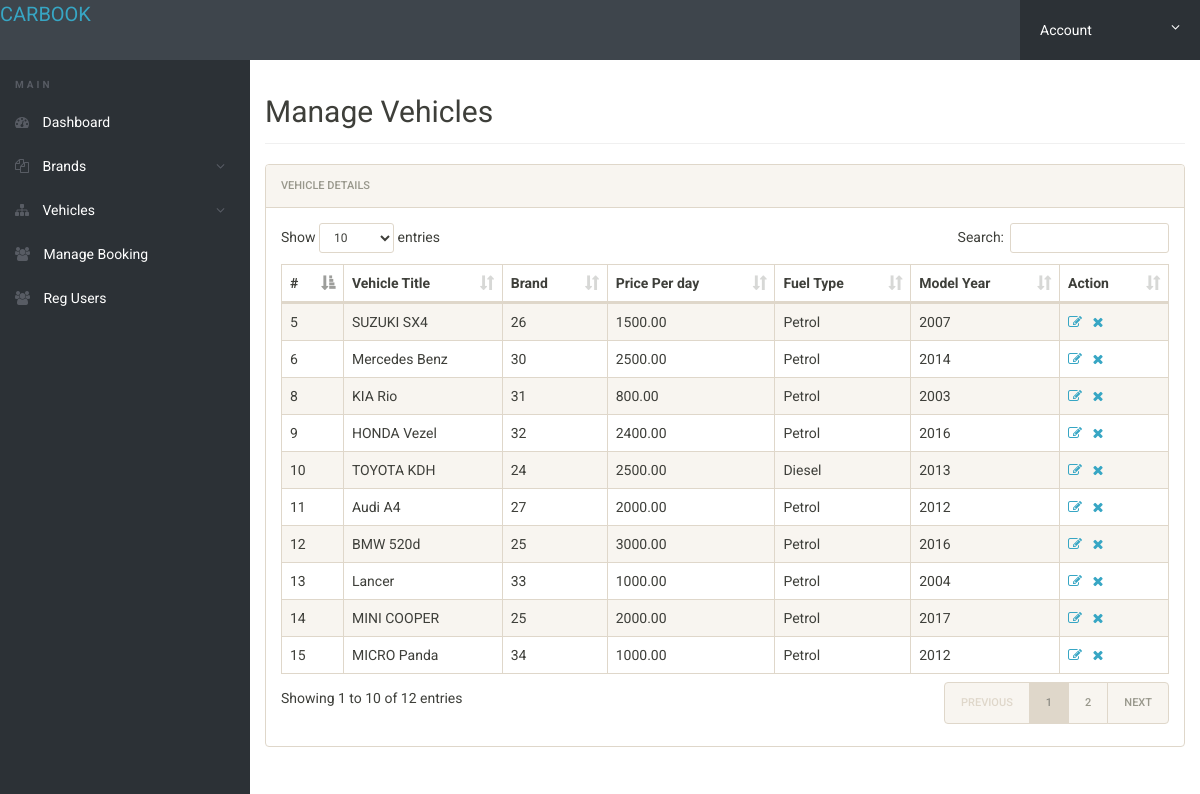
/admin/manage-vehicles.php (signed in), run on the app's committed database.
### tables this page shows
CREATE TABLE `cars` (
  `id` int(11) NOT NULL,
  `VehiclesTitle` varchar(150) DEFAULT NULL,
  `VehiclesBrand` int(11) DEFAULT NULL,
  `VehiclesOverview` longtext DEFAULT NULL,
  `PricePerDay` float(10,2) DEFAULT NULL,
  `FuelType` varchar(100) DEFAULT NULL,
  `ModelYear` int(6) DEFAULT NULL,
  `SeatingCapacity` int(11) DEFAULT NULL,
  `Vimage1` varchar(120) DEFAULT NULL,
  `Vimage2` varchar(120) DEFAULT NULL,
  `Vimage3` varchar(120) DEFAULT NULL,
  `Vimage4` varchar(120) DEFAULT NULL,
  `Vimage5` varchar(120) DEFAULT NULL,
  `AirConditioner` int(11) DEFAULT NULL,
  `PowerDoorLocks` int(11) DEFAULT NULL,
  `AntiLockBrakingSystem` int(11) DEFAULT NULL,
  `BrakeAssist` int(11) DEFAULT NULL,
  `PowerSteering` int(11) DEFAULT NULL,
  `DriverAirbag` int(11) DEFAULT NULL,
  `PassengerAirbag` int(11) DEFAULT NULL,
  `PowerWindows` int(11) DEFAULT NULL,
  `CDPlayer` int(11) DEFAULT NULL,
  `CentralLocking` int(11) DEFAULT NULL,
  `CrashSensor` int(11) DEFAULT NULL,
  `LeatherSeats` int(11) DEFAULT NULL,
  `RegDate` timestamp NOT NULL DEFAULT current_timestamp(),
  `UpdationDate` timestamp NULL DEFAULT NULL ON UPDATE current_timestamp()
);

### admin/manage-vehicles.php (the view, shortened to what this page needs)
<?php
include('includes/connection.inc.php');
 ?>
<!doctype html>
<html lang="en" class="no-js">
<head>
	<link rel="stylesheet" href="css/font-awesome.min.css">
	<link rel="stylesheet" href="css/bootstrap.min.css">
	<link rel="stylesheet" href="css/dataTables.bootstrap.min.css">
	<link rel="stylesheet" href="css/bootstrap-social.css">
	<link rel="stylesheet" href="css/bootstrap-select.css">
	<link rel="stylesheet" href="css/fileinput.min.css">
	<link rel="stylesheet" href="css/awesome-bootstrap-checkbox.css">
	<link rel="stylesheet" href="css/style.css">
</head>
<body>
	<?php include('includes/header.php');?>
	<div class="ts-main-content">
		<?php include('includes/leftbar.php');?>
		<div class="content-wrapper">
			<div class="container-fluid">
				<div class="row">
					<div class="col-md-12">
						<h2 class="page-title">Manage Vehicles</h2>
						<div class="panel panel-default">
							<div class="panel-heading">Vehicle Details</div>
							<div class="panel-body">
								<table id="zctb" class="display table table-striped table-bordered table-hover" cellspacing="0" width="100%">
									<thead>
										<tr>
										<th>#</th>
											<th>Vehicle Title</th>
											<th>Brand </th>
											<th>Price Per day</th>
											<th>Fuel Type</th>
											<th>Model Year</th>
											<th>Action</th>
										</tr>
									</thead>
									<tbody>
									<?php
										$sql="SELECT * FROM cars";
										$res=mysqli_query($con,$sql);
										while($row=mysqli_fetch_assoc($res)){
									?>
										<tr>
											<td><?php echo $row['id']?></td>
											<td><?php echo $row['VehiclesTitle']?></td>
											<td><?php echo $row['VehiclesBrand']?></td>
											<td><?php echo $row['PricePerDay']?></td>
											<td><?php echo $row['FuelType']?></td>
												<td><?php echo $row['ModelYear']?></td>
		<td><a href="edit-vehicle.php?id=<?php echo $row['id'];?>"><i class="fa fa-edit"></i></a>&nbsp;&nbsp;
<a href="manage-vehicles.php?del=<?php echo $row['id']?>" onclick="return confirm('Do you want to delete');"><i class="fa fa-close"></i></a></td>
										</tr>
										<?php }?>
									</tbody>
								</table>
							</div>
						</div>
					</div>
				</div>
			</div>
		</div>
	</div>
</body>
</html>

### admin/css/style.css (style rules this page uses)
html { font-size: 14px; }
@media only screen and (min-width: 480px) { html { font-size: 17px; } }
@media only screen and (min-width: 768px) { html { font-size: 14px; } }
body { font-size: 1em; }
a { color: #37a6c4; }
.panel { overflow: hidden; }
.page-title { padding-bottom: 15px; margin-bottom: 20px; border-bottom: 1px solid #f0f0f0; }
.ts-main-content .content-wrapper { padding-top: 15px; margin-top: 60px; }
@media only screen and (min-width: 992px) { .ts-main-content .content-wrapper { margin-left: 250px; } }

### data on the page
cars: id "5", VehiclesTitle "SUZUKI SX4", VehiclesBrand "26", PricePerDay "1500.00", FuelType "Petrol", ModelYear "2007"
cars: id "6", VehiclesTitle "Mercedes Benz", VehiclesBrand "30", PricePerDay "2500.00", FuelType "Petrol", ModelYear "2014"
cars: id "8", VehiclesTitle "KIA Rio", VehiclesBrand "31", PricePerDay "800.00", FuelType "Petrol", ModelYear "2003"
cars: id "9", VehiclesTitle "HONDA Vezel", VehiclesBrand "32", PricePerDay "2400.00", FuelType "Petrol", ModelYear "2016"
cars: id "10", VehiclesTitle "TOYOTA KDH", VehiclesBrand "24", PricePerDay "2500.00", FuelType "Diesel", ModelYear "2013"
cars: id "11", VehiclesTitle "Audi A4", VehiclesBrand "27", PricePerDay "2000.00", FuelType "Petrol", ModelYear "2012"
cars: id "12", VehiclesTitle "BMW 520d", VehiclesBrand "25", PricePerDay "3000.00", FuelType "Petrol", ModelYear "2016"
cars: id "13", VehiclesTitle "Lancer", VehiclesBrand "33", PricePerDay "1000.00", FuelType "Petrol", ModelYear "2004"
cars: id "14", VehiclesTitle "MINI COOPER", VehiclesBrand "25", PricePerDay "2000.00", FuelType "Petrol", ModelYear "2017"
cars: id "15", VehiclesTitle "MICRO Panda", VehiclesBrand "34", PricePerDay "1000.00", FuelType "Petrol", ModelYear "2012"
